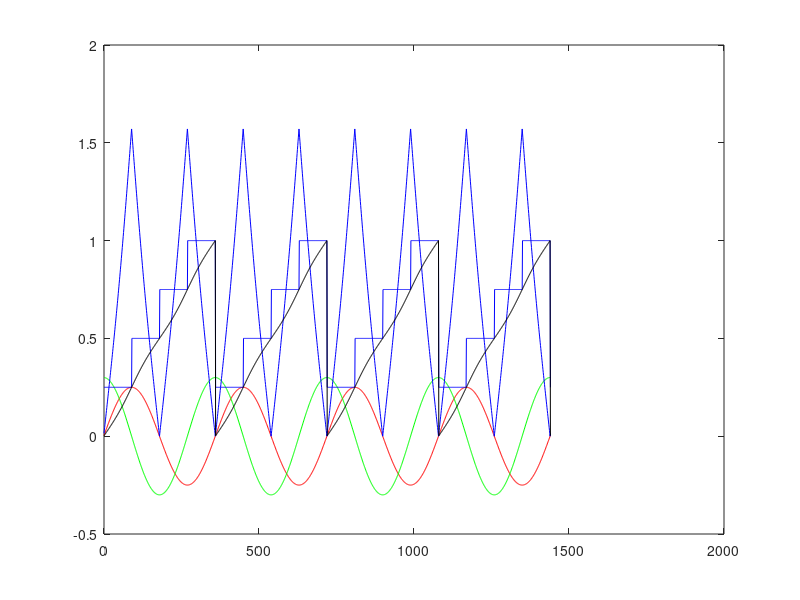

This figure's MATLAB source:
theta = 0:1:360*4;

va = zeros(size(theta));
vb = zeros(size(theta));
angle = zeros(size(theta));
angle360 = zeros(size(theta));

buffer = zeros(91);

N = length(theta);

first_run = 1;
n = 1;
m=1;
k=0.25;

for i=1:N
    va(i) = k*sin(i/180*pi);
    
    if k < 1
        %k=k+0.001;
    end
    
    buffer(n) = va(i);
    if n <= 91
        n = n + 1;    
    else
        first_run = 0;
        n = 1;
    end
    
    if first_run == 0 && 0
        if n > 1
            vb(m) = buffer(n-1);
        else
            vb(m) = buffer(91);
        end
        
        m=m+1;
    end
    
    vb(i) = 1.2*k*cos(i/180*pi);
end

sector = zeros(size(theta));
max = 1.57;

for i=1:N
    angle(i) = atan(va(i)/vb(i));
    if(max<angle(i))
        %max = angle(i);
    end
        
    if angle(i)<0
        angle(i) = -angle(i);
    end
    
    if  va(i)>0 && vb(i)> 0
        sector(i) = 1;
    end
    
    if va(i)>0 && vb(i) < 0
        sector(i) = 2;
    end
    
    if va(i)<0 && vb(i) < 0
        sector(i) = 3;
    end
    
    if va(i)<0 && vb(i) >0
        sector(i) = 4;
    end
    
    angle_deg = 90 * ( angle(i) / max );
    
    switch sector(i) 
        case 1
            angle360(i) = angle_deg;
        case 2
            angle360(i) = 180 - angle_deg;
        case 3
            angle360(i) = 180 + angle_deg;
        case 4
            angle360(i) = 360 - angle_deg;
    end
    
    angle360(i) = angle360(i) / 360;
end

plot(theta, va,'Color','red');
hold on;
plot(theta, vb,'Color','green');

hold on;
plot(theta, angle,'Color','blue');
hold on;
plot(theta, sector/4,'Color','blue');

hold on;
plot(theta, angle360,'Color','black');